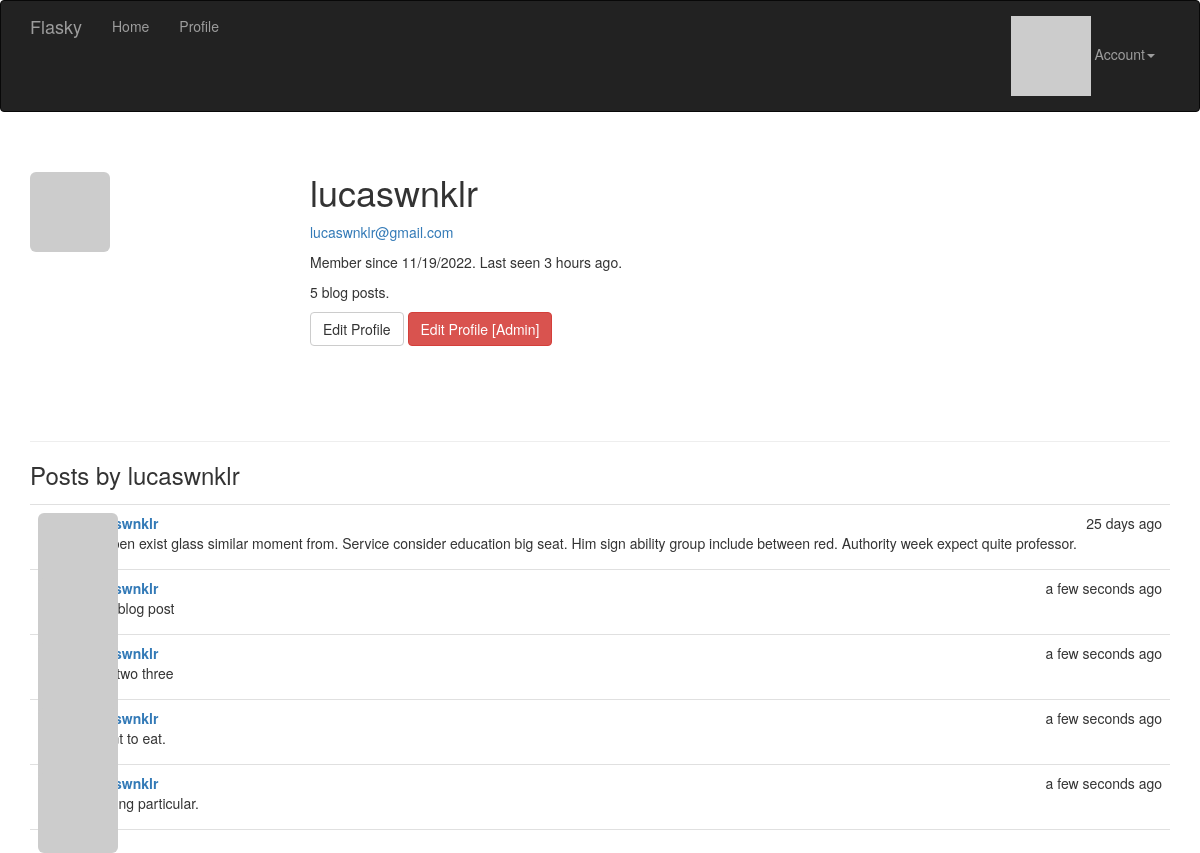
Page /user/lucaswnklr (signed in) on the committed database.
### app/models.py (models this page shows, shortened)
class User(UserMixin, db.Model):
    __tablename__ = 'users'
    id = db.Column(db.Integer, primary_key=True)
    email = db.Column(db.String(64), unique=True, index=True)
    username = db.Column(db.String(64), unique=True, index=True)
    role_id = db.Column(db.Integer, db.ForeignKey('roles.id'))
    password_hash = db.Column(db.String(128))
    confirmed = db.Column(db.Boolean, default=False)
    name = db.Column(db.String(64))
    location = db.Column(db.String(64))
    about_me = db.Column(db.Text())
    member_since = db.Column(db.DateTime(), default=datetime.utcnow)
    last_seen = db.Column(db.DateTime(), default=datetime.utcnow)
    avatar_hash = db.Column(db.String(32))
    posts = db.relationship('Post', backref='author', lazy='dynamic')
    @property
    def password(self):
        raise AttributeError('password is not a readable attribute')
    def can(self, perm):
        return self.role is not None and self.role.has_permission(perm)
    def is_administrator(self):
        return self.can(Permission.ADMIN)
    def ping(self):
        self.last_seen = datetime.utcnow()
        db.session.add(self)
        db.session.commit()
    def gravatar_hash(self):
        return hashlib.md5(self.email.lower().encode('utf-8')).hexdigest()
    def gravatar(self, size=100, default='identicon', rating='g'):
        url = 'https://secure.gravatar.com/avatar'
        hash = self.avatar_hash or self.gravatar_hash()
        return '{url}/{hash}?s={size}&d={default}&r={rating}'.format(
            url=url, hash=hash, size=size, default=default, rating=rating)

class Post(db.Model):
    __tablename__ = 'posts'
    id = db.Column(db.Integer, primary_key=True)
    body = db.Column(db.Text)
    timestamp = db.Column(db.DateTime, index=True, default=datetime.utcnow)
    author_id = db.Column(db.Integer, db.ForeignKey('users.id'))

### app/main/views.py (the view)
@main.route('/user/<username>')
def user(username):
    user = User.query.filter_by(username=username).first_or_404()
    posts = user.posts.order_by(Post.timestamp.desc()).all()
    return render_template('user.html', user=user, posts=posts)

### app/auth/views.py (called while the page is built)
@auth.before_app_request
def before_request():
    if current_user.is_authenticated:
        current_user.ping()
        if not current_user.confirmed \
                and request.endpoint \
                and request.blueprint != 'auth' \
                and request.endpoint != 'static':
            return redirect(url_for('auth.unconfirmed'))

### app/main/__init__.py (called while the page is built)
@main.app_context_processor
def inject_permissions():
    return dict(Permission=Permission)

### app/models.py (called while the page is built)
@login_manager.user_loader
def load_user(user_id):
    return User.query.get(int(user_id))

    def has_permission(self, perm):
        return self.permissions & perm == perm

### app/templates/user.html (shortened to what this page needs)
{% extends "base.html" %}
{% block page_content %}
<div class="page-header">
    <img class="img-rounded profile-thumbnail" src="{{ user.gravatar(size=256) }}">
    <div class="profile-header">
        <h1>{{ user.username }}</h1>
        {% if current_user.is_administrator() %}
        <p><a href="mailto:{{ user.email }}">{{ user.email }}</a></p>
        {% endif %}
        <p>Member since {{ moment(user.member_since).format('L') }}. Last seen {{ moment(user.last_seen).fromNow() }}.</p>
        <p>{{ user.posts.count() }} blog posts.</p>
        <p>
            {% if user == current_user %}
            <a class="btn btn-default" href="{{ url_for('.edit_profile') }}">Edit Profile</a>
            {% endif %}
            {% if current_user.is_administrator() %}
            <a class="btn btn-danger" href="{{ url_for('.edit_profile_admin', id=user.id) }}">Edit Profile [Admin]</a>
            {% endif %}
        </p>
    </div>
</div>
<h3>Posts by {{ user.username }}</h3>
{% include '_posts.html' %}
{% endblock %}

### app/templates/_posts.html
<ul class="posts">
    {% for post in posts %}
    <li class="post">
        <div class="post-thumbnail">
            <a href="{{ url_for('.user', username=post.author.username) }}">
                <img class="img-rounded profile-thumbnail" src="{{ post.author.gravatar(size=40) }}">
            </a>
        </div>
        <div class="post-content">
            <div class="post-date">{{ moment(post.timestamp).fromNow() }}</div>
            <div class="post-author"><a href="{{ url_for('.user', username=post.author.username) }}"> {{ post.author.username}}</a> </div>
            <div class="post-body">{{ post.body }}</div>
        </div>
    </li>
    {% endfor %}
</ul>

### app/static/styles.css (style rules this page uses)
.profile-thumbnail { position: absolute; }
.profile-header { min-height: 260px; margin-left: 280px; }
ul.posts { list-style-type: none; padding: 0px; margin: 16px 0px 0px 0px; border-top: 1px solid #e0e0e0; }
ul.posts li.post { padding: 8px; border-bottom: 1px solid #e0e0e0; }
div.post-date { float: right; }
div.post-author { font-weight: bold; }
div.post-thumbnail { position: absolute; }
div.post-content { margin-left: 48px; min-height: 48px; }

### rows in the picture
User: username "lucaswnklr", email "lucaswnklr@gmail.com", member_since "11/19/2022", last_seen "3 hours ago"
Post: timestamp "25 days ago", author.username "lucaswnklr", body "Happen exist glass similar moment from. Service consider education big seat. Him sign ability group include between red. Authority week expect quite professor."
Post: timestamp "a few seconds ago", author.username "lucaswnklr", body "New blog post"
Post: timestamp "a few seconds ago", author.username "lucaswnklr", body "One two three"
Post: timestamp "a few seconds ago", author.username "lucaswnklr", body "I want to eat."
Post: timestamp "a few seconds ago", author.username "lucaswnklr", body "Nothing particular."

### other values in the picture
{{ user.posts.count() }} "5"
